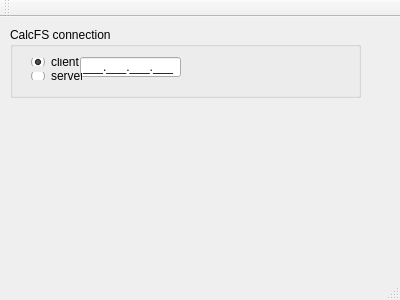
<?xml version="1.0" encoding="UTF-8"?>
<ui version="4.0">
 <class>MainWindow</class>
 <widget class="QMainWindow" name="MainWindow">
  <property name="geometry">
   <rect>
    <x>0</x>
    <y>0</y>
    <width>400</width>
    <height>300</height>
   </rect>
  </property>
  <property name="windowTitle">
   <string>MainWindow</string>
  </property>
  <widget class="QWidget" name="centralWidget">
   <widget class="QGroupBox" name="groupBox">
    <property name="geometry">
     <rect>
      <x>10</x>
      <y>10</y>
      <width>351</width>
      <height>71</height>
     </rect>
    </property>
    <property name="title">
     <string>CalcFS connection</string>
    </property>
    <widget class="QLineEdit" name="IPv4Address">
     <property name="geometry">
      <rect>
       <x>70</x>
       <y>30</y>
       <width>101</width>
       <height>20</height>
      </rect>
     </property>
     <property name="inputMask">
      <string>000.000.000.000;_</string>
     </property>
    </widget>
    <widget class="QWidget" name="layoutWidget">
     <property name="geometry">
      <rect>
       <x>10</x>
       <y>20</y>
       <width>62</width>
       <height>44</height>
      </rect>
     </property>
     <layout class="QFormLayout" name="formLayout">
      <item row="0" column="0">
       <widget class="QRadioButton" name="ClientRB">
        <property name="text">
         <string>client</string>
        </property>
        <property name="checked">
         <bool>true</bool>
        </property>
        <attribute name="buttonGroup">
         <string notr="true">ClientServerRB</string>
        </attribute>
       </widget>
      </item>
      <item row="1" column="0">
       <widget class="QRadioButton" name="ServerRB">
        <property name="text">
         <string>server</string>
        </property>
        <attribute name="buttonGroup">
         <string notr="true">ClientServerRB</string>
        </attribute>
       </widget>
      </item>
     </layout>
    </widget>
   </widget>
  </widget>
  <widget class="QMenuBar" name="menuBar">
   <property name="geometry">
    <rect>
     <x>0</x>
     <y>0</y>
     <width>400</width>
     <height>18</height>
    </rect>
   </property>
  </widget>
  <widget class="QToolBar" name="mainToolBar">
   <attribute name="toolBarArea">
    <enum>TopToolBarArea</enum>
   </attribute>
   <attribute name="toolBarBreak">
    <bool>false</bool>
   </attribute>
  </widget>
  <widget class="QStatusBar" name="statusBar"/>
 </widget>
 <layoutdefault spacing="6" margin="11"/>
 <resources/>
 <connections/>
 <buttongroups>
  <buttongroup name="ClientServerRB"/>
 </buttongroups>
</ui>
